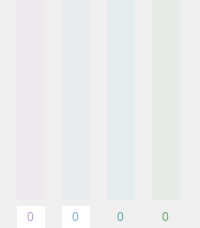
      <widget class="QWidget" name="wefe_page">
       <layout class="QGridLayout" name="gridLayout_6">
        <property name="leftMargin">
         <number>0</number>
        </property>
        <property name="topMargin">
         <number>0</number>
        </property>
        <property name="rightMargin">
         <number>0</number>
        </property>
        <property name="bottomMargin">
         <number>0</number>
        </property>
        <property name="horizontalSpacing">
         <number>0</number>
        </property>
        <item row="0" column="0">
         <widget class="QFrame" name="wefe_container">
          <layout class="QGridLayout" name="gridLayout_4">
           <property name="leftMargin">
            <number>0</number>
           </property>
           <property name="topMargin">
            <number>0</number>
           </property>
           <property name="rightMargin">
            <number>0</number>
           </property>
           <property name="bottomMargin">
            <number>0</number>
           </property>
           <property name="horizontalSpacing">
            <number>0</number>
           </property>
           <property name="verticalSpacing">
            <number>6</number>
           </property>
           <item row="2" column="0">
            <widget class="QFrame" name="frame">
             <layout class="QVBoxLayout" name="verticalLayout_5">
              <property name="spacing">
               <number>0</number>
              </property>
              <property name="leftMargin">
               <number>0</number>
              </property>
              <property name="topMargin">
               <number>0</number>
              </property>
              <property name="rightMargin">
               <number>0</number>
              </property>
              <property name="bottomMargin">
               <number>0</number>
              </property>
              <item>
               <widget class="QSpinBox" name="wellbeing_spinbox">
                <property name="toolTip">
                 <string>&lt;html&gt;&lt;head/&gt;&lt;body&gt;&lt;p&gt;Wellbeing&lt;/p&gt;&lt;/body&gt;&lt;/html&gt;</string>
                </property>
                <property name="styleSheet">
                 <string notr="true">
/* ///////////////////////////////////////////////////////////////
QToolTip
/////////////////////////////////////////////////////////////// */
QToolTip {
    background: rgba(23,23,23, 150);
    border: 1px solid rgb(184,153,222);
    border-radius: 5px; 
    padding:4px; 
    text-align: left;
    color: rgb(184,153,222);
}

    /* ///////////////////////////////////////////////////////////////
    QSpinBox
    /////////////////////////////////////////////////////////////// */
    QSpinBox {color:rgb(186,153,219);}
    QSpinBox:hover {color: rgb(246,213,255);}
    QSpinBox:focus {color: rgb(216,183,249);}
    </string>
                </property>
                <property name="frame">
                 <bool>false</bool>
                </property>
                <property name="alignment">
                 <set>Qt::AlignCenter</set>
                </property>
                <property name="buttonSymbols">
                 <enum>QAbstractSpinBox::NoButtons</enum>
                </property>
                <property name="maximum">
                 <number>10</number>
                </property>
               </widget>
              </item>
             </layout>
            </widget>
           </item>
           <item row="2" column="2">
            <widget class="QSpinBox" name="focus_spinbox">
             <property name="toolTip">
              <string>&lt;html&gt;&lt;head/&gt;&lt;body&gt;&lt;p&gt;focus&lt;/p&gt;&lt;/body&gt;&lt;/html&gt;</string>
             </property>
             <property name="styleSheet">
              <string notr="true">
/* ///////////////////////////////////////////////////////////////
QToolTip
/////////////////////////////////////////////////////////////// */
QToolTip {
    background: rgba(23,23,23, 150);
    border: 1px solid rgb(100,172,173);
    border-radius: 5px; 
    padding:4px; 
    text-align: left;
    color: rgb(100,172,173);
}
QSpinBox {background:transparent;color:rgb(89,172,172);}
QSpinBox:hover {color: rgb(149,232,232);}
QSpinBox:focus {color: rgb(119,202,202);}
</string>
             </property>
             <property name="frame">
              <bool>false</bool>
             </property>
             <property name="alignment">
              <set>Qt::AlignCenter</set>
             </property>
             <property name="buttonSymbols">
              <enum>QAbstractSpinBox::NoButtons</enum>
             </property>
             <property name="maximum">
              <number>10</number>
             </property>
            </widget>
           </item>
           <item row="0" column="2" rowspan="2">
            <widget class="QSlider" name="focus_slider">
             <property name="minimumSize">
              <size>
               <width>28</width>
               <height>200</height>
              </size>
             </property>
             <property name="toolTip">
              <string>&lt;html&gt;&lt;head/&gt;&lt;body&gt;&lt;p&gt;focus&lt;/p&gt;&lt;/body&gt;&lt;/html&gt;</string>
             </property>
             <property name="styleSheet">
              <string notr="true">
/* ///////////////////////////////////////////////////////////////
QToolTip
/////////////////////////////////////////////////////////////// */
QToolTip {
    background: rgba(23,23,23, 150);
    border: 1px solid rgb(100,172,173);
    border-radius: 5px; 
    padding:4px; 
    text-align: left;
    color: rgb(100,172,173);
}
/* ////////////////////////////////////////////////////////////////////////
focus slider
//////////////////////////////////////////////////////////////////////// */
QSlider::handle:vertical {background:rgb(89,172,172);}
QSlider::groove:vertical{background:rgba(89,172,172, 15);}
QSlider::handle:vertical:hover {background:rgb(119,202,202);}
QSlider::handle:vertical:pressed {background:rgb(69,152,152);}
QSlider::add-page:vertical{background:rgb(89,172,172);}
QSlider::groove:vertical:hover {background:rgba(89,172,172,0.35);}</string>
             </property>
             <property name="maximum">
              <number>10</number>
             </property>
             <property name="orientation">
              <enum>Qt::Vertical</enum>
             </property>
            </widget>
           </item>
           <item row="2" column="3">
            <widget class="QSpinBox" name="energy_spinbox">
             <property name="toolTip">
              <string>&lt;html&gt;&lt;head/&gt;&lt;body&gt;&lt;p&gt;Energy&lt;/p&gt;&lt;/body&gt;&lt;/html&gt;</string>
             </property>
             <property name="styleSheet">
              <string notr="true">
/* ///////////////////////////////////////////////////////////////
QToolTip
/////////////////////////////////////////////////////////////// */
QToolTip {
    background: rgba(23,23,23, 150);
    border: 1px solid rgb(104,174,102);
    border-radius: 5px; 
    padding:4px; 
    text-align: left;
    color: rgb(104,174,102);
}

/* ///////////////////////////////////////////////////////////////
QSpinBox
/////////////////////////////////////////////////////////////// */
QSpinBox {background:transparent;color:rgb(96,175,107);}
QSpinBox:hover {color: rgb(156,235,167);}
QSpinBox:focus {color: rgb(126,205,137);}
</string>
             </property>
             <property name="frame">
              <bool>false</bool>
             </property>
             <property name="alignment">
              <set>Qt::AlignCenter</set>
             </property>
             <property name="buttonSymbols">
              <enum>QAbstractSpinBox::NoButtons</enum>
             </property>
             <property name="maximum">
              <number>10</number>
             </property>
            </widget>
           </item>
           <item row="0" column="3" rowspan="2">
            <widget class="QSlider" name="energy_slider">
             <property name="minimumSize">
              <size>
               <width>28</width>
               <height>200</height>
              </size>
             </property>
             <property name="toolTip">
              <string>&lt;html&gt;&lt;head/&gt;&lt;body&gt;&lt;p&gt;Energy&lt;/p&gt;&lt;/body&gt;&lt;/html&gt;</string>
             </property>
             <property name="styleSheet">
              <string notr="true">
/* ///////////////////////////////////////////////////////////////
QToolTip
/////////////////////////////////////////////////////////////// */
QToolTip {
    background: rgba(23,23,23, 150);
    border: 1px solid rgb(104,174,102);
    border-radius: 5px; 
    padding:4px; 
    text-align: left;
    color: rgb(104,174,102);
}

/* ////////////////////////////////////////////////////////////////////////
energy slider
//////////////////////////////////////////////////////////////////////// */
QSlider::handle:vertical {background:rgb(96,174,106);}
QSlider::groove:vertical {background:rgba(96,174,106, 15);}
QSlider::handle:vertical:hover {background:rgb(126,204,136);}
QSlider::handle:vertical:pressed {background:rgb(76,154,86);}
QSlider::add-page:vertical {background:rgb(96,174,106);}
QSlider::groove:vertical:hover {background:rgba(96,174,106,0.35);}
</string>
             </property>
             <property name="maximum">
              <number>10</number>
             </property>
             <property name="orientation">
              <enum>Qt::Vertical</enum>
             </property>
            </widget>
           </item>
           <item row="2" column="1">
            <widget class="QSpinBox" name="excite_spinbox">
             <property name="toolTip">
              <string>&lt;html&gt;&lt;head/&gt;&lt;body&gt;&lt;p&gt;Excitement&lt;/p&gt;&lt;/body&gt;&lt;/html&gt;</string>
             </property>
             <property name="styleSheet">
              <string notr="true">
    /* ///////////////////////////////////////////////////////////////
    QSpinBox
    /////////////////////////////////////////////////////////////// */
    QSpinBox {color:rgb(122,177,222);}
    QSpinBox:hover {color: rgb(182,237,255);}
    QSpinBox:focus {color: rgb(152,207,252);}
    </string>
             </property>
             <property name="frame">
              <bool>false</bool>
             </property>
             <property name="alignment">
              <set>Qt::AlignCenter</set>
             </property>
             <property name="buttonSymbols">
              <enum>QAbstractSpinBox::NoButtons</enum>
             </property>
             <property name="maximum">
              <number>10</number>
             </property>
            </widget>
           </item>
           <item row="0" column="0" rowspan="2">
            <widget class="QSlider" name="wellbeing_slider">
             <property name="minimumSize">
              <size>
               <width>28</width>
               <height>200</height>
              </size>
             </property>
             <property name="toolTip">
              <string>&lt;html&gt;&lt;head/&gt;&lt;body&gt;&lt;p&gt;Wellbeing&lt;/p&gt;&lt;/body&gt;&lt;/html&gt;</string>
             </property>
             <property name="styleSheet">
              <string notr="true">
/* ///////////////////////////////////////////////////////////////
QToolTip
/////////////////////////////////////////////////////////////// */
QToolTip {
    background: rgba(23,23,23, 150);
    border: 1px solid rgb(184,153,222);
    border-radius: 5px; 
    padding:4px; 
    text-align: left;
    color: rgb(184,153,222);
}
QSlider::groove:vertical {background:rgba(186,153,219, 15);}
QSlider::handle:vertical {background:rgb(186,153,219);}
QSlider::handle:vertical:hover {background:rgb(216,183,249);}
QSlider::handle:vertical:pressed {background:rgb(166,133,199);}
QSlider::add-page:vertical{background:rgb(186,153,219);}
QSlider::groove:vertical:hover {background:rgba(186,153,219,35);}
</string>
             </property>
             <property name="maximum">
              <number>10</number>
             </property>
             <property name="orientation">
              <enum>Qt::Vertical</enum>
             </property>
            </widget>
           </item>
           <item row="0" column="1" rowspan="2">
            <widget class="QSlider" name="excite_slider">
             <property name="minimumSize">
              <size>
               <width>28</width>
               <height>200</height>
              </size>
             </property>
             <property name="toolTip">
              <string>&lt;html&gt;&lt;head/&gt;&lt;body&gt;&lt;p&gt;Excitement&lt;/p&gt;&lt;/body&gt;&lt;/html&gt;</string>
             </property>
             <property name="styleSheet">
              <string notr="true">
/* ///////////////////////////////////////////////////////////////
QToolTip
/////////////////////////////////////////////////////////////// */
QToolTip {
    background: rgba(23,23,23, 150);
    border: 1px solid rgb(100,172,173);
    border-radius: 5px; 
    padding:4px; 
    text-align: left;
    color: rgb(100,172,173);
}

    /* ///////////////////////////////////////////////////////////////
    QSlider Colors
    /////////////////////////////////////////////////////////////// */
    
    QSlider::handle:vertical {background:rgb(122,177,222);}
    QSlider::groove:vertical{background:rgba(122,177,222, 15);}
    QSlider::handle:vertical:hover {background:rgb(152,207,252);}
    QSlider::handle:vertical:pressed {background:rgb(102,157,202);}
    QSlider::add-page:vertical{background:rgb(122,177,222);}
    QSlider::groove:vertical:hover {background:rgba(122,177,222,35);}
    </string>
             </property>
             <property name="maximum">
              <number>10</number>
             </property>
             <property name="orientation">
              <enum>Qt::Vertical</enum>
             </property>
            </widget>
           </item>
          </layout>
         </widget>
        </item>
       </layout>
      </widget>
